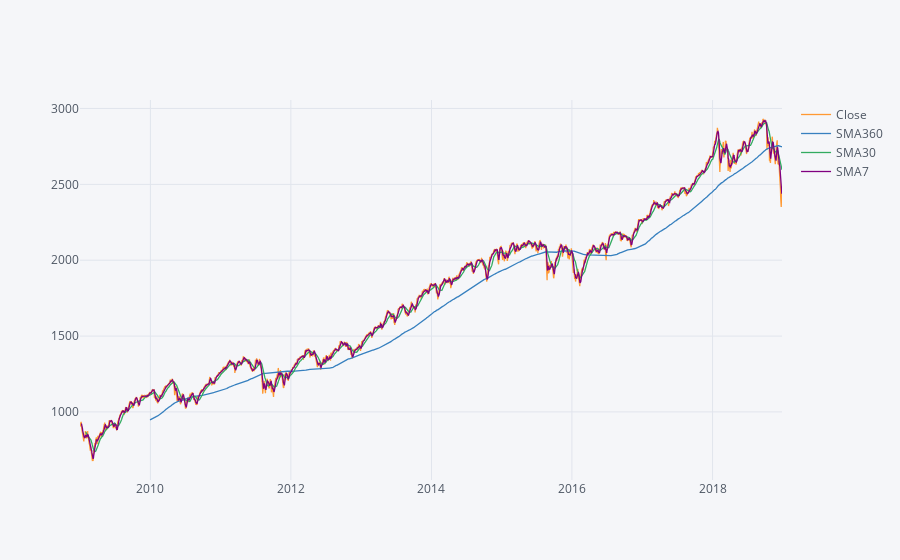

Notebook code cell kept with this figure:
### Code cell
SP500.iloc[:,:].iplot()
# plt.legend(fontsize=15)
# plt.show()

### Figure 1 — Plotly figure (JSON) as saved in the notebook; plotly's stock layout.template omitted (floating-point values rounded to 4 significant figures; data arrays with more than 128 entries replaced by an {"elided": "..."} marker saying what was removed)
{"data": [{"line": {"color": "rgba(255, 153, 51, 1.0)", "dash": "solid", "shape": "linear", "width": 1.3}, "mode": "lines", "name": "Close", "text": "", "type": "scatter", "x": {"elided": "2516 str values"}, "y": {"elided": "2516 float values"}}, {"line": {"color": "rgba(55, 128, 191, 1.0)", "dash": "solid", "shape": "linear", "width": 1.3}, "mode": "lines", "name": "SMA360", "text": "", "type": "scatter", "x": {"elided": "2516 str values"}, "y": {"elided": "2516 mixed values"}}, {"line": {"color": "rgba(50, 171, 96, 1.0)", "dash": "solid", "shape": "linear", "width": 1.3}, "mode": "lines", "name": "SMA30", "text": "", "type": "scatter", "x": {"elided": "2516 str values"}, "y": {"elided": "2516 mixed values"}}, {"line": {"color": "rgba(128, 0, 128, 1.0)", "dash": "solid", "shape": "linear", "width": 1.3}, "mode": "lines", "name": "SMA7", "text": "", "type": "scatter", "x": {"elided": "2516 str values"}, "y": {"elided": "2516 mixed values"}}], "layout": {"legend": {"bgcolor": "#F5F6F9", "font": {"color": "#4D5663"}}, "paper_bgcolor": "#F5F6F9", "plot_bgcolor": "#F5F6F9", "title": {"font": {"color": "#4D5663"}}, "xaxis": {"gridcolor": "#E1E5ED", "showgrid": true, "tickfont": {"color": "#4D5663"}, "title": {"font": {"color": "#4D5663"}, "text": ""}, "zerolinecolor": "#E1E5ED"}, "yaxis": {"gridcolor": "#E1E5ED", "showgrid": true, "tickfont": {"color": "#4D5663"}, "title": {"font": {"color": "#4D5663"}, "text": ""}, "zerolinecolor": "#E1E5ED"}}}
